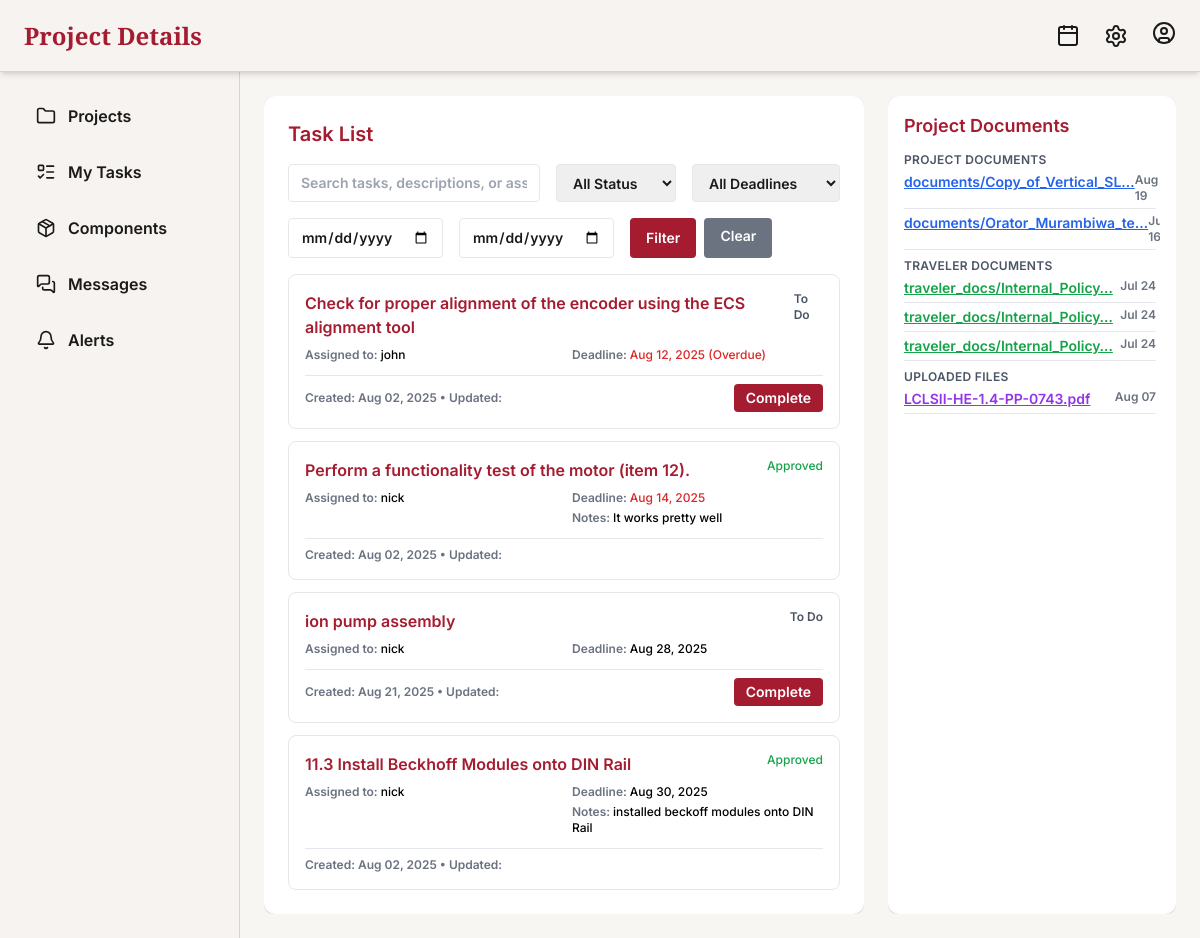
/tech/projects/1/ (signed in), run on an earlier commit of the app's database.
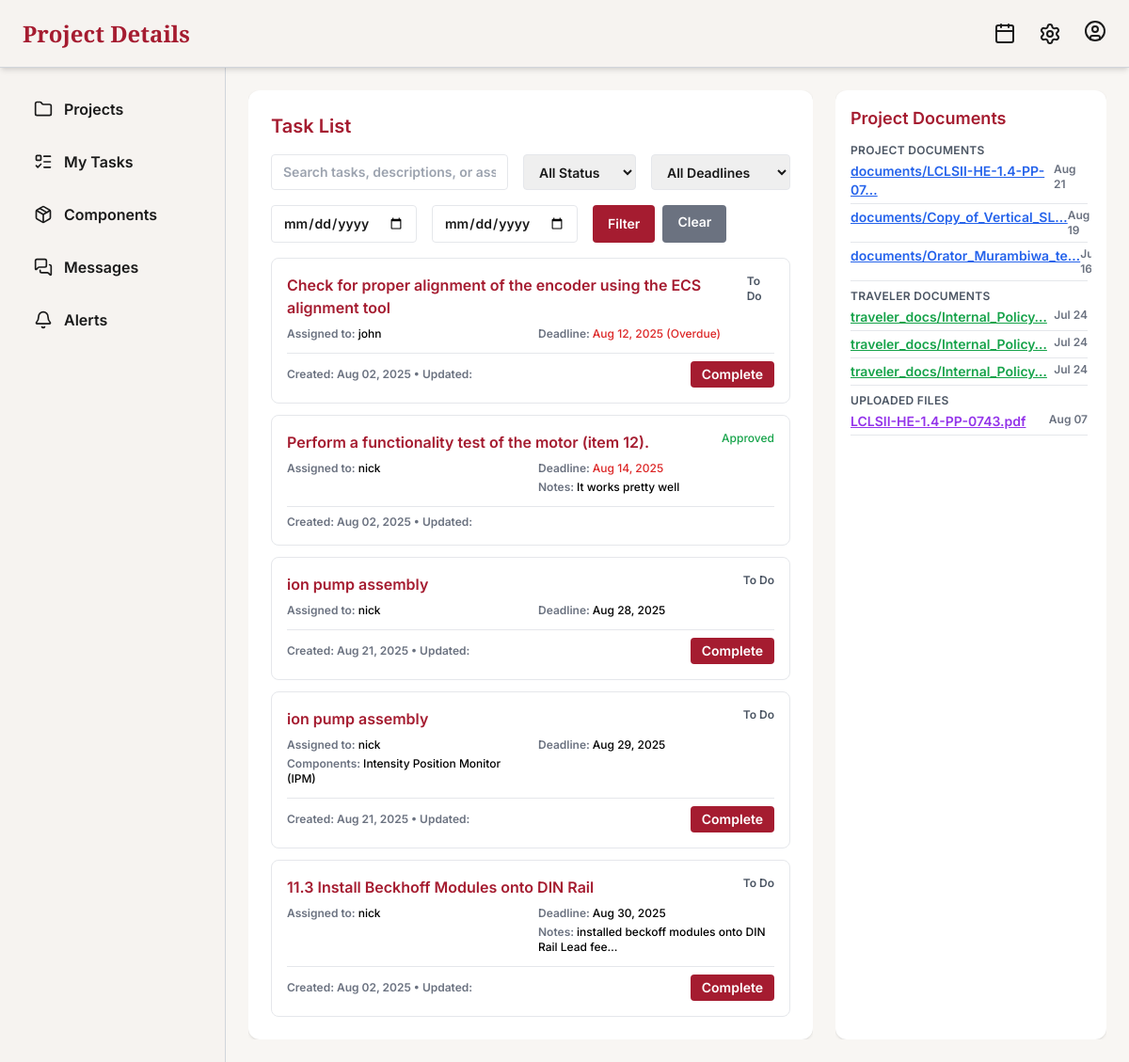
And on a later commit of the database.
### tracker/models.py (models this page shows, shortened)
class Task(models.Model):
    section = models.CharField(max_length=20, blank=True, null=True)
    title = models.CharField(max_length=100)
    description = models.TextField(blank=True)
    project = models.ForeignKey(Project, on_delete=models.CASCADE, related_name='tasks', null=True, blank=True)
    components = models.ManyToManyField(Component, related_name='tasks', blank=True)
    assigned_to = models.ForeignKey(User, on_delete=models.SET_NULL, null=True, blank=True)
    completed = models.BooleanField(default=False)
    submitted_for_approval = models.BooleanField(default=False)
    is_approved = models.BooleanField(default=False)
    notes = models.TextField(blank=True, null=True)
    image = models.ImageField(upload_to='tasks/images/', blank=True, null=True)
    video = models.FileField(upload_to='tasks/videos/', blank=True, null=True)
    audio = models.FileField(upload_to='tasks/audio/', blank=True, null=True)
    document = models.FileField(upload_to='tasks/docs/', blank=True, null=True)
    due_date = models.DateField(null=True, blank=True)
    status = models.CharField(
        max_length=20,
        choices=[('todo', 'To Do'), ('in_progress', 'In Progress'), ('completed', 'Completed'), ('approved', 'Approved')],
        default='todo'
    )
    created_at = models.DateTimeField(auto_now_add=True)

class Document(models.Model):
    project = models.ForeignKey(Project, on_delete=models.CASCADE, related_name='documents', null=True, blank=True)
    component = models.ForeignKey(Component, on_delete=models.CASCADE, related_name='documents', null=True, blank=True)
    file = models.FileField(upload_to='documents/')
    uploaded_at = models.DateTimeField(auto_now_add=True)
    description = models.TextField(blank=True)

class TravelerDocument(models.Model):
    file = models.FileField(upload_to='traveler_docs/')
    uploaded_at = models.DateTimeField(auto_now_add=True)
    related_project = models.ForeignKey(Project, on_delete=models.CASCADE, null=True, blank=True)

class StoredTravelerFile(models.Model):
    file = models.FileField(upload_to='temp_uploads/')
    filename = models.CharField(max_length=255)
    uploaded_at = models.DateTimeField(auto_now_add=True)
    project = models.ForeignKey(Project, null=True, blank=True, on_delete=models.SET_NULL)

class Component(models.Model):
    name = models.CharField(max_length=100)
    projects = models.ManyToManyField(Project, related_name='components')  # M2M
    description = models.TextField(blank=True)
    start_date = models.DateField(null=True, blank=True)
    end_date = models.DateField(null=True, blank=True)
    progress = models.FloatField(default=0.0)
    updated_at = models.DateTimeField(auto_now=True)
    status = models.CharField(
        max_length=20,
        choices=[('ongoing', 'Ongoing'), ('completed', 'Completed'), ('paused', 'Paused')],
        default='ongoing'
    )

### tracker/views.py (the view, shortened to what this page needs)
# urls.py: path('tech/projects/<int:project_id>/', views.tech_project_detail_view, name='tech_project_detail'),
@login_required
def tech_project_detail_view(request, project_id):
    from django.db.models import Q
    project = get_object_or_404(Project, id=project_id)
    tasks = Task.objects.filter(project=project).select_related('assigned_to')
    if request.GET.get('clear'):
        return redirect('tech_project_detail', project_id=project_id)
    search_query = request.GET.get('search', '')
    status_filter = request.GET.get('status', 'all')
    deadline_filter = request.GET.get('deadline', '')
    start_date = request.GET.get('start_date', '')
    end_date = request.GET.get('end_date', '')
    if search_query:
        tasks = tasks.filter(
            Q(title__icontains=search_query) |
            Q(description__icontains=search_query) |
            Q(assigned_to__username__icontains=search_query)
        )
    if status_filter == 'completed':
        tasks = tasks.filter(completed=True, is_approved=False)
    elif status_filter == 'approved':
        tasks = tasks.filter(is_approved=True)
    elif status_filter == 'pending':
        tasks = tasks.filter(completed=False, is_approved=False)
    tasks = tasks.order_by('due_date')
    project_documents = project.documents.all().order_by('-uploaded_at')
    traveler_documents = TravelerDocument.objects.filter(related_project=project).order_by('-uploaded_at')
    stored_files = StoredTravelerFile.objects.filter(project=project).order_by('-uploaded_at')
    from django.utils import timezone
    today = timezone.now().date()
    return render(request, 'tracker/tech_project_detail.html', {
        'project': project,
        'tasks': tasks,
        'search_query': search_query,
        'status_filter': status_filter,
        'deadline_filter': deadline_filter,
        'start_date': start_date,
        'end_date': end_date,
        'project_documents': project_documents,
        'traveler_documents': traveler_documents,
        'stored_files': stored_files,
        'today': today,
    })

### tracker/templates/tracker/tech_project_detail.html (shortened to what the changed rows need)
<!DOCTYPE html>
<html lang="en">
<head>
  <script src="https://cdn.tailwindcss.com"></script>
</head>
<body class="font-inter font-semibold bg-[var(--bg-softest)] text-[var(--text-dark)] min-h-screen flex flex-col">
  <header class="bg-[var(--panel-bg)] shadow-md px-6 py-4 flex justify-between items-center h-[72px] border-b border-gray-300 relative">
    <h1 class="text-2xl font-playfair text-[#a51c30]">Project Details</h1>
  </header>
  <main class="flex-1 flex flex-col lg:flex-row overflow-hidden min-h-[calc(100vh-72px)]">
    <div class="flex-1 h-[calc(100vh-72px)] grid grid-cols-1 md:grid-cols-3 gap-6 p-6 overflow-hidden">
      <div class="md:col-span-2 flex flex-col gap-6 overflow-hidden">
        <div class="bg-white p-6 rounded-xl shadow flex-1 min-h-0 overflow-y-auto">
          {% if tasks %}
            <ul class="space-y-3">
              {% for task in tasks %}
                <li class="border p-4 rounded-lg hover:bg-[#fdf3f2] transition">
                  <div class="block">
                    <div class="flex justify-between items-start mb-2">
                      <a href="{% url 'project_task_detail' task.id %}" class="font-semibold text-[#a51c30] hover:text-[#911924] hover:underline transition">
                        {{ task.title }}
                      </a>
                      <div class="flex gap-2">
                        {% if task.completed and not task.is_approved %}
                          <span class="text-yellow-600 font-medium text-xs">Pending Approval</span>
                        {% elif task.is_approved %}
                          <span class="text-green-600 font-medium text-xs">Approved</span>
                        {% else %}
                          <span class="text-gray-600 text-xs">To Do</span>
                        {% endif %}
                      </div>
                    </div>
                    <div class="grid grid-cols-1 md:grid-cols-2 gap-4 text-sm">
                      <div class="space-y-1">
                        <p class="text-xs text-gray-500">
                          Assigned to:
                          <span class="text-black font-medium">{{ task.assigned_to.username }}</span>
                        </p>
                        {% if task.components.exists %}
                          <p class="text-xs text-gray-500">
                            Components:
                            <span class="text-black font-medium">
                              {% for component in task.components.all %}
                                {{ component.name }}{% if not forloop.last %}, {% endif %}
                              {% endfor %}
                            </span>
                          </p>
                        {% endif %}
                      </div>
                      <div class="space-y-1">
                        {% if task.due_date %}
                          <p class="text-xs text-gray-500">
                            Deadline:
                            <span class="{% if task.due_date < today %}text-red-600 font-medium{% elif task.due_date == today %}text-orange-600 font-medium{% else %}text-black font-medium{% endif %}">
                              {{ task.due_date|date:"M d, Y" }}
                              {% if task.due_date < today and not task.completed %}
                                (Overdue)
                              {% elif task.due_date == today %}
                                (Today)
                              {% endif %}
                            </span>
                          </p>
                        {% endif %}
                        {% if task.notes %}
                          <p class="text-xs text-gray-500">
                            Notes: <span class="text-black font-medium">{{ task.notes|truncatechars:50 }}</span>
                          </p>
                        {% endif %}
                      </div>
                    </div>
                    <div class="flex justify-between items-center mt-3 pt-2 border-t border-gray-200">
                      <div class="text-xs text-gray-500">
                        Created: {{ task.created_at|date:"M d, Y" }}
                        {% if task.updated_at != task.created_at %}
                          • Updated: {{ task.updated_at|date:"M d, Y" }}
                        {% endif %}
                      </div>
                      <div class="flex gap-2">
                        {% if not task.is_approved %}
                          <a href="{% url 'project_task_detail' task.id %}" class="bg-[#a51c30] text-white px-3 py-1 text-sm rounded hover:bg-[#911924] transition">
                            {% if task.completed %}Edit{% else %}Complete{% endif %}
                          </a>
                        {% endif %}
                      </div>
                    </div>
                  </div>
                </li>
              {% endfor %}
            </ul>
          {% else %}
            <div class="text-center py-8 text-gray-500">
              <p>No tasks found matching your criteria.</p>
              <a href="?clear=1" class="text-[#a51c30] hover:underline mt-2 inline-block">Clear filters</a>
            </div>
          {% endif %}
        </div>
      </div>
      <div class="flex flex-col gap-4 h-full overflow-y-auto">
        <div class="bg-white p-4 rounded-xl shadow flex-1 flex flex-col min-h-0">
          <div class="overflow-y-auto flex-1 pr-1">
            {% if project_documents or traveler_documents or stored_files %}
              <ul class="space-y-2 text-sm">
                {% if project_documents %}
                  <li class="mb-2">
                    {% for doc in project_documents %}
                      <div class="flex justify-between border-b pb-1 mb-1">
                        <a href="{{ doc.file.url }}" target="_blank" class="underline text-blue-600 hover:text-blue-800 transition-colors">{{ doc.file.name|truncatechars:30 }}</a>
                        <span class="text-xs text-gray-500">{{ doc.uploaded_at|date:"M d" }}</span>
                      </div>
                    {% endfor %}
                  </li>
                {% endif %}
                {% if traveler_documents %}
                  <li class="mb-2">
                    {% for doc in traveler_documents %}
                      <div class="flex justify-between border-b pb-1 mb-1">
                        <a href="{{ doc.file.url }}" target="_blank" class="underline text-green-600 hover:text-green-800 transition-colors">{{ doc.file.name|truncatechars:30 }}</a>
                        <span class="text-xs text-gray-500">{{ doc.uploaded_at|date:"M d" }}</span>
                      </div>
                    {% endfor %}
                  </li>
                {% endif %}
                {% if stored_files %}
                  <li class="mb-2">
                    {% for file in stored_files %}
                      <div class="flex justify-between border-b pb-1 mb-1">
                        <a href="{{ file.file.url }}" target="_blank" class="underline text-purple-600 hover:text-purple-800 transition-colors">{{ file.filename|truncatechars:30 }}</a>
                        <span class="text-xs text-gray-500">{{ file.uploaded_at|date:"M d" }}</span>
                      </div>
                    {% endfor %}
                  </li>
                {% endif %}
              </ul>
            {% else %}
              <div class="text-center py-8">
                <i data-lucide="file-text" class="w-12 h-12 text-gray-300 mx-auto mb-2"></i>
                <p class="text-sm text-gray-500">No documents uploaded yet</p>
                <p class="text-xs text-gray-400 mt-1">Documents will appear here when uploaded</p>
              </div>
            {% endif %}
          </div>
        </div>
      </div>
    </div>
  </main>
</body>
</html>

What changed in the data, as far as the page shows it:
added Task: title "ion pump assembly", completed "To Do", assigned_to.username "nick", due_date "Aug 29, 2025", created_at "Aug 21, 2025", is_approved "Complete"
now on this page (row edited): Component: name "Intensity Position Monitor (IPM)"
changed Task "11.3 Install Beckhoff Modules onto DIN Rail": notes "installed beckoff modules onto DIN Rail" → "installed beckoff modules onto DIN Rail Lead fee…"; completed "Approved" → "To Do"; now shows "Complete"
added Document: file.name "documents/LCLSII-HE-1.4-PP-07…", uploaded_at "Aug 21"
